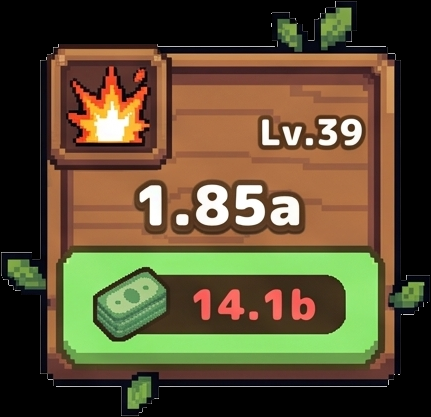
#> input picture tools/_build/UI/card_1.png, 431 x 417 px
$ python -i font_compare.py   (imports and definitions only)
#> lines starting #> are read from the running program, lines starting #| are printed output that depends on the picture
"""글꼴 비교 HTML (11-05).

촬영: 글꼴마다 KACHI_FONT=<이름> KACHI_FONT_SCALE=<배율> bash tools/unity_batch.sh KachiGun.EditorTools.PlayTest.RunFont --play
      → Kachi_Gun/Logs/PlayTest/font/*.png 를 <src>/<이름>/ 로 옮겨 둠
실행: PYTHONUTF8=1 python tools/font_compare.py <src 폴더>
결과: 글꼴_비교.html + 글꼴_비교_img/ (부분 확대 jpg)
"""
import sys, os, html
from PIL import Image

ROOT = os.path.dirname(os.path.dirname(os.path.abspath(__file__)))
FONTS = [  # (폴더 이름, 보이는 이름, 설명)
    ("MonaS12TextKR", "0. 지금 (모나 12)", "지금 쓰는 픽셀 글꼴 — 획이 1칸이라 얇아 보임"),
    ("Galmuri11-Bold", "1. 갈무리11 굵게", "픽셀 글꼴 그대로 · 획 두 칸 — 도트 그림과 가장 잘 어울림"),
    ("Jua-Regular", "2. 주아", "둥글고 두꺼운 손글씨 — 귀여운 캐주얼 게임 느낌"),
    ("DoHyeon-Regular", "3. 도현", "반듯한 굵은 고딕 — 간판 글씨처럼 깔끔"),
    ("Pretendard-ExtraBold", "4. 프리텐다드 아주 굵게", "앱에서 많이 쓰는 고딕 — 가장 또렷, 게임 느낌은 덜함"),
    ("BlackHanSans-Regular", "5. 검은고딕", "아주 두꺼운 제목용 고딕 — 숫자·제목이 힘 있음"),
]
CROPS = [  # (이름, 파일, 상자 x0,y0,x1,y1 — 1080x2340 기준)
    ("아래 강화 카드 · 메뉴 (실제 크기)", "01_main", (0, 1790, 1080, 2340)),
    ("위 정보 줄 (실제 크기)", "01_main", (0, 0, 1080, 360)),
    ("총알 창 일부", "02_weapon", (0, 300, 1080, 1100)),
    ("미션 창 일부", "03_mission", (0, 400, 1080, 1200)),
    ("상점 창 일부", "04_shop", (0, 400, 1080, 1200)),
    ("설정 창 일부", "05_settings", (0, 500, 1080, 1500)),
]


def main(src):
    out = os.path.join(ROOT, "글꼴_비교_img")
    os.makedirs(out, exist_ok=True)
    have = [f for f in FONTS if os.path.isdir(os.path.join(src, f[0]))]
    rows = []
    for ci, (title, shot, box) in enumerate(CROPS):
        cells = []
        for fi, (key, name, _) in enumerate(have):
            p = os.path.join(src, key, shot + ".png")
            if not os.path.exists(p):
                cells.append(f"<td><div class='miss'>없음</div></td>"); continue
            im = Image.open(p).convert("RGB").crop(box)
            fn = f"c{ci}_{fi}.jpg"
            im.save(os.path.join(out, fn), quality=88)
            cells.append(f"<td><img src='글꼴_비교_img/{fn}' loading='lazy'></td>")
        rows.append(f"<tr><th colspan='{len(have)}' class='sec'>{html.escape(title)}</th></tr><tr>{''.join(cells)}</tr>")
    full = []
    for fi, (key, name, _) in enumerate(have):
        p = os.path.join(src, key, "01_main.png")
        if os.path.exists(p):
            im = Image.open(p).convert("RGB"); im = im.resize((im.width // 2, im.height // 2), Image.LANCZOS)
            fn = f"full_{fi}.jpg"; im.save(os.path.join(out, fn), quality=85)
            full.append(f"<td><img src='글꼴_비교_img/{fn}' loading='lazy'></td>")
    head = "".join(f"<th><b>{html.escape(n)}</b><br><span>{html.escape(d)}</span></th>" for _, n, d in have)
    doc = f"""<!doctype html><html lang="ko"><head><meta charset="utf-8"><meta name="viewport" content="width=device-width,initial-scale=1">
<title>글꼴 비교</title><style>
body{{margin:0;padding:16px;background:#2b2520;color:#eee;font-family:'Malgun Gothic',sans-serif}}
h1{{font-size:22px;margin:4px 0 8px}} p.note{{color:#cbbfae;margin:4px 0 14px;line-height:1.6}}
.wrap{{overflow-x:auto}} table{{border-collapse:collapse}}
th,td{{padding:6px;vertical-align:top;border:1px solid #4a3f35}} thead th{{position:sticky;top:0;background:#3a312a;text-align:left;min-width:300px;font-size:15px}}
thead th span{{font-weight:normal;color:#cbbfae;font-size:13px}}
th.sec{{background:#463a30;text-align:left;font-size:14px;color:#ffd99a}}
img{{display:block;width:100%;max-width:540px;min-width:300px}} .miss{{color:#a88;padding:20px}}
</style></head><body>
<h1>글꼴 비교 — 어느 번호로 할까요?</h1>
<p class="note">모두 상업용 무료(OFL) 글꼴입니다. 같은 장면(5챕터 · 같은 세이브)을 글꼴만 바꿔 찍었습니다. 옆으로 밀어서 비교하세요.<br>
고른 번호를 알려 주시면 그 글꼴로 바꾸고 나머지는 지웁니다. 크기를 조금 키우거나 줄이고 싶으면 "2번, 조금 크게"처럼 적어 주세요.</p>
<div class="wrap"><table><thead><tr>{head}</tr></thead><tbody>
{''.join(rows)}
<tr><th colspan='{len(have)}' class='sec'>메인 화면 전체 (반 크기)</th></tr><tr>{''.join(full)}</tr>
</tbody></table></div></body></html>"""
    with open(os.path.join(ROOT, "글꼴_비교.html"), "w", encoding="utf-8") as f:
        f.write(doc)
    print("글꼴_비교.html", len(have), "개 글꼴")


# [2 lines not run here, left out]

>>> import cv2
>>> picture = cv2.imread('_build/UI/card_1.png', cv2.IMREAD_GRAYSCALE)
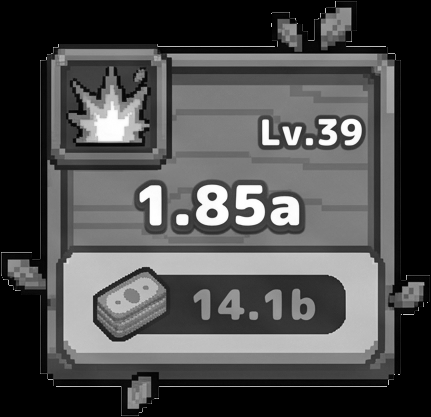
#> picture: shape (417, 431); min 0, max 255, mean 77.8
#> (the run stopped early here; a loop or call above may not have finished)

$ run again, on tools/_build/UI/card_3.png
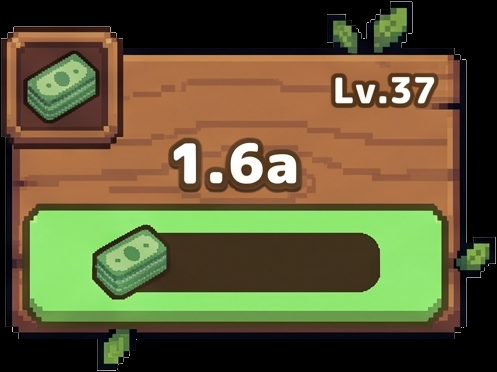
#> input picture tools/_build/UI/card_3.png, 497 x 372 px
#> `picture = cv2.imread('_build/UI/card_1.png', cv2.IMREAD_GRAYSCALE)`:
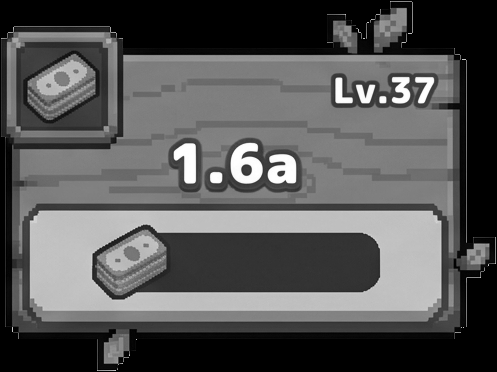
#> picture: shape (372, 497); min 0, max 255, mean 86

$ run again, on tools/_build/UI/card_base.png
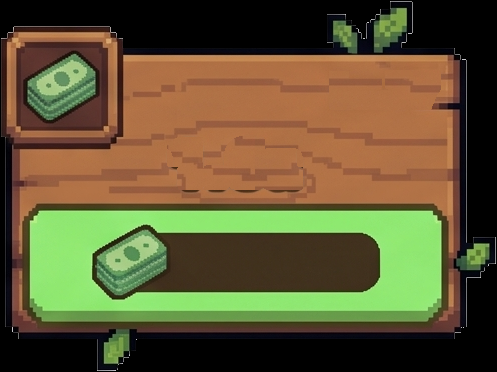
#> input picture tools/_build/UI/card_base.png, 497 x 372 px
#> `picture = cv2.imread('_build/UI/card_1.png', cv2.IMREAD_GRAYSCALE)`:
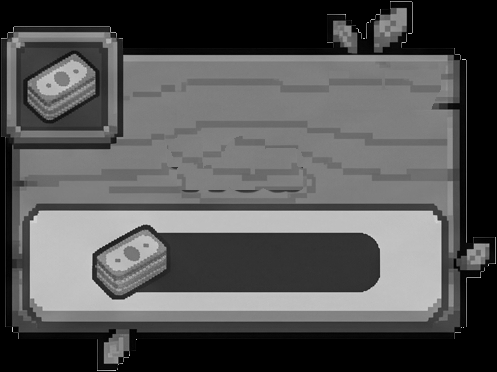
#> picture: shape (372, 497); min 0, max 216, mean 85.3

$ run again, on tools/_build/UI/panel_big.png
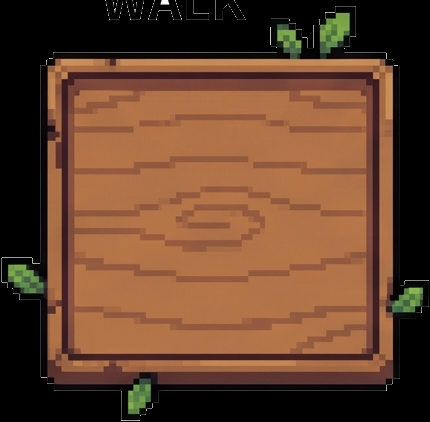
#> input picture tools/_build/UI/panel_big.png, 430 x 422 px
#> `picture = cv2.imread('_build/UI/card_1.png', cv2.IMREAD_GRAYSCALE)`:
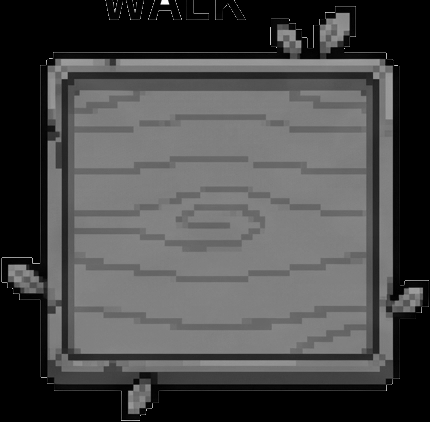
#> picture: shape (422, 430); min 0, max 253, mean 73.6
